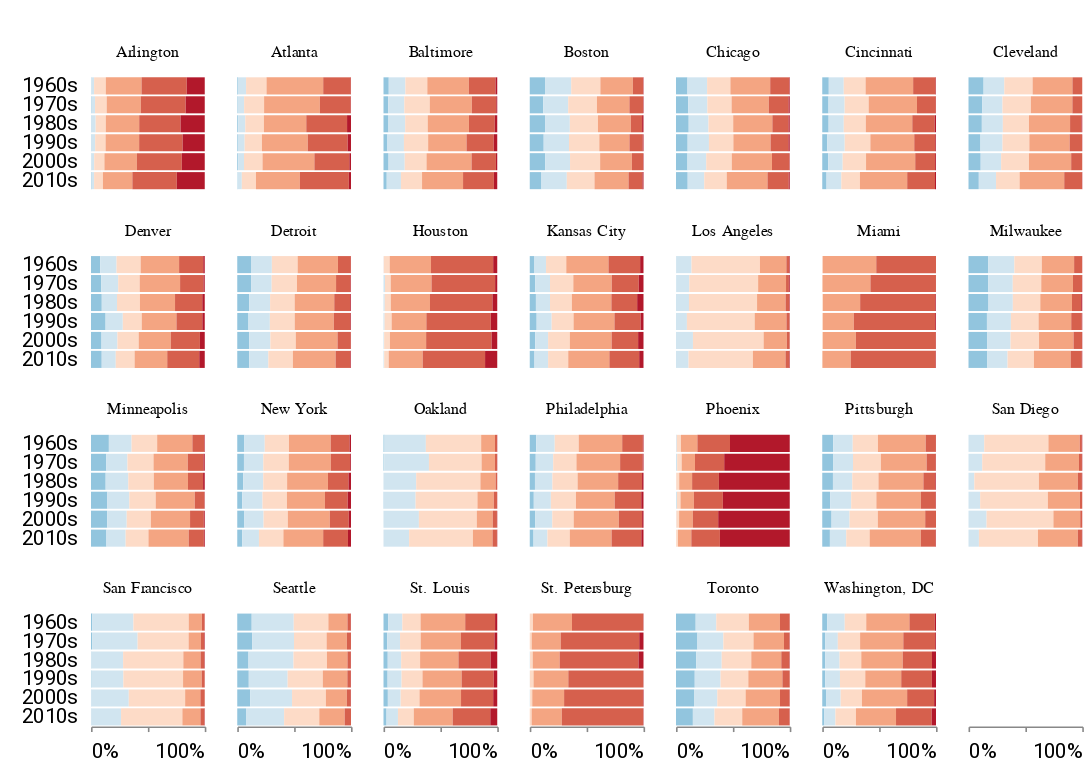

The code cell stored with this chart in its notebook:
### Code cell
alt.Chart(decades_categories).mark_bar().encode(
    x=alt.X(
        "count",
        title="",
        axis=alt.Axis(format="%", tickCount=3),
        stack="normalize",
        sort=[
            "3. cold",
            "4. cool",
            "5. comfortable",
            "6. warm",
            "7. hot",
            "8. sweltering",
        ],
    ),
    y=alt.Y("decade", title=""),
    color=alt.Color(
        "high_category",
        title="Share of season in each category",
        legend=None,
        scale=alt.Scale(
            domain=[
                "3. cold",
                "4. cool",
                "5. comfortable",
                "6. warm",
                "7. hot",
                "8. sweltering",
            ],
            range=[
                # "#2166ac",
                # "#4393c3",
                "#92c5de",
                "#d1e5f0",
                "#fddbc7",
                "#f4a582",
                "#d6604d",
                "#b2182b",
            ],
        ),
    ),
    facet=alt.Facet("city", columns=7, title=""),
).properties(width=70, height=70, title=" ",).configure_legend(orient="top")

### Figure 1 — Vega-Lite specification as saved in the notebook (floating-point values rounded to 4 significant figures; data arrays with more than 128 entries replaced by an {"elided": "..."} marker saying what was removed)
{"config": {"view": {"width": 800, "height": 450, "strokeOpacity": 0}, "background": "#ffffff", "title": {"anchor": "start", "font": "Summit Sans", "fontColor": "palette[\"black\"]", "fontSize": 18, "fontWeight": "normal"}, "arc": {"fill": "#00d4d8"}, "area": {"fill": "#00d4d8"}, "line": {"stroke": "#00d4d8", "strokeWidth": 3}, "path": {"stroke": "#00d4d8"}, "rect": {"fill": "#00d4d8"}, "shape": {"stroke": "#00d4d8"}, "bar": {"fill": "#00d4d8"}, "point": {"stroke": "#00d4d8"}, "symbol": {"fill": "#00d4d8", "size": 30}, "axis": {"titleFont": "Roboto", "titleFontSize": 15, "titleFontWeight": "normal", "labelFont": "Roboto, sans", "labelFontSize": 13, "labelFontWeight": "normal"}, "axisX": {"labelAngle": 0, "labelPadding": 6, "tickSize": 3, "grid": false}, "axisY": {"labelBaseline": "middle", "maxExtent": 45, "minExtent": 45, "titleAlign": "left", "titleAngle": 0, "titleX": -45, "titleY": -11, "domainOpacity": 0, "gridWidth": 0.6, "gridColor": "#dddddd", "offset": 6, "tickSize": 0, "titleColor": "#767676"}, "legend": {"titleFont": "Roboto", "titleFontSize": 15, "titleFontWeight": "normal", "symbolType": "square", "labelFont": "Roboto, sans", "labelFontSize": 13, "orient": "top"}, "range": {"category": ["#005f66", "#e37e2d", "#d64a3b", "#76b0ef", "#c1bc40"], "diverging": ["#e68a4f", "#f4bb6a", "#f9e39c", "#dadfe2", "#a6b7c6", "#849eae"], "heatmap": ["#7ff6f6", "#00eeef", "#00d4d8", "#00abb2", "#00848b", "#fbf2c7", "#00363d"], "ordinal": ["#7ff6f6", "#00eeef", "#00d4d8", "#00abb2", "#00848b", "#fbf2c7", "#00363d"], "ramp": ["#7ff6f6", "#00eeef", "#00d4d8", "#00abb2", "#00848b", "#fbf2c7", "#00363d"]}}, "data": {"name": "data-bbf7ad628ede689dc2c02ed9e387c92c"}, "mark": "bar", "encoding": {"color": {"field": "high_category", "legend": null, "scale": {"domain": ["3. cold", "4. cool", "5. comfortable", "6. warm", "7. hot", "8. sweltering"], "range": ["#92c5de", "#d1e5f0", "#fddbc7", "#f4a582", "#d6604d", "#b2182b"]}, "title": "Share of season in each category", "type": "nominal"}, "facet": {"columns": 7, "field": "city", "title": "", "type": "nominal"}, "x": {"axis": {"format": "%", "tickCount": 3}, "field": "count", "sort": ["3. cold", "4. cool", "5. comfortable", "6. warm", "7. hot", "8. sweltering"], "stack": "normalize", "title": "", "type": "quantitative"}, "y": {"field": "decade", "title": "", "type": "nominal"}}, "height": 70, "title": " ", "width": 70, "$schema": "https://vega.github.io/schema/vega-lite/v4.17.0.json", "datasets": {"data-bbf7ad628ede689dc2c02ed9e387c92c": {"elided": "972 records"}}}
